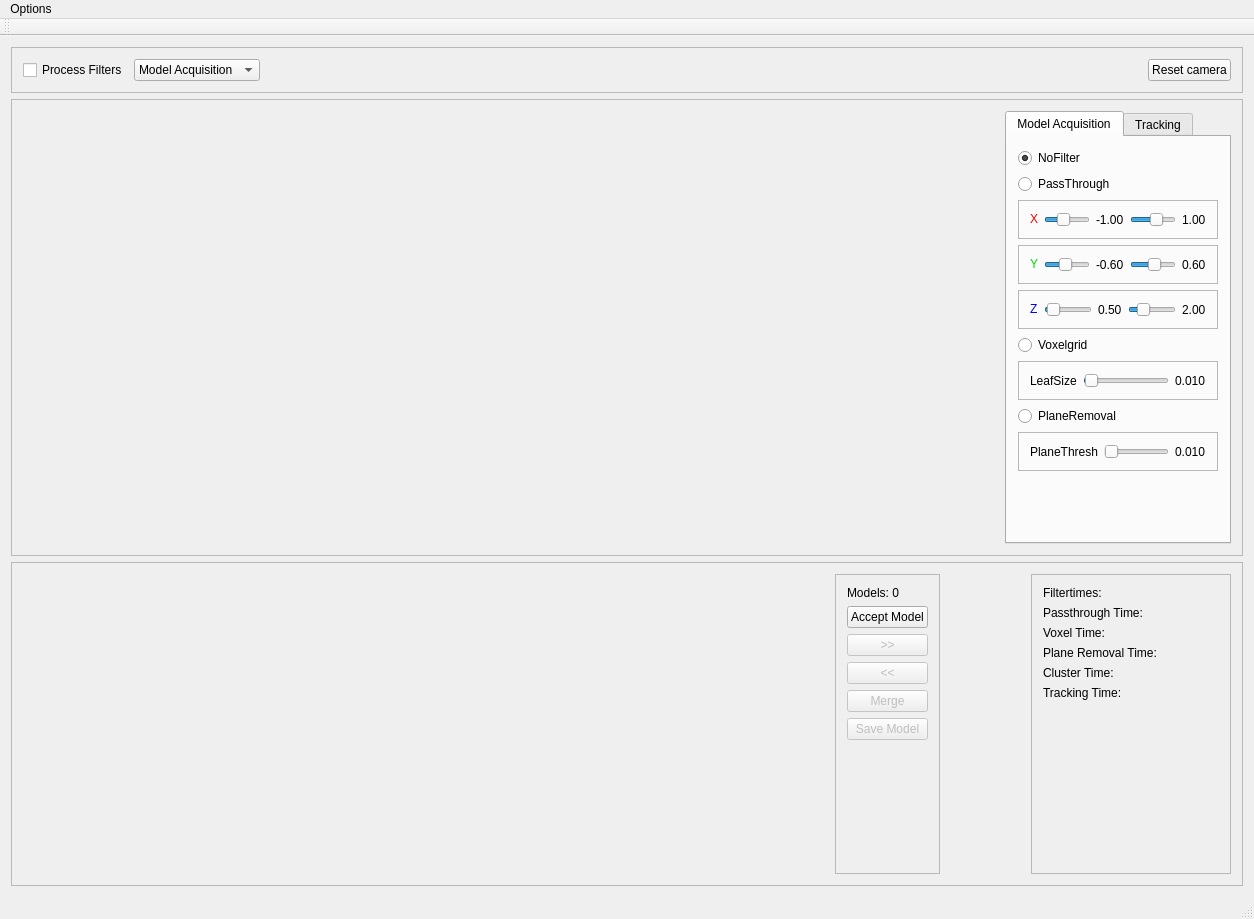
<?xml version="1.0" encoding="UTF-8"?>
<ui version="4.0">
 <class>MainWindow</class>
 <widget class="QMainWindow" name="MainWindow">
  <property name="geometry">
   <rect>
    <x>0</x>
    <y>0</y>
    <width>1254</width>
    <height>919</height>
   </rect>
  </property>
  <property name="windowTitle">
   <string>Dynmap - Mapping dynamic objects</string>
  </property>
  <widget class="QWidget" name="centralWidget">
   <layout class="QVBoxLayout" name="verticalLayout">
    <item>
     <widget class="QFrame" name="frame">
      <property name="sizePolicy">
       <sizepolicy hsizetype="Preferred" vsizetype="Fixed">
        <horstretch>0</horstretch>
        <verstretch>0</verstretch>
       </sizepolicy>
      </property>
      <property name="frameShape">
       <enum>QFrame::StyledPanel</enum>
      </property>
      <property name="frameShadow">
       <enum>QFrame::Raised</enum>
      </property>
      <layout class="QHBoxLayout" name="horizontalLayout">
       <item>
        <widget class="QCheckBox" name="capturingCheckBox">
         <property name="text">
          <string>Process Filters</string>
         </property>
         <property name="checked">
          <bool>false</bool>
         </property>
        </widget>
       </item>
       <item>
        <widget class="QComboBox" name="modeComboBox">
         <property name="currentIndex">
          <number>0</number>
         </property>
         <property name="maxVisibleItems">
          <number>2</number>
         </property>
         <property name="sizeAdjustPolicy">
          <enum>QComboBox::AdjustToContents</enum>
         </property>
         <item>
          <property name="text">
           <string>Model Acquisition</string>
          </property>
         </item>
         <item>
          <property name="text">
           <string>Performance</string>
          </property>
         </item>
        </widget>
       </item>
       <item>
        <spacer name="horizontalSpacer">
         <property name="orientation">
          <enum>Qt::Horizontal</enum>
         </property>
         <property name="sizeHint" stdset="0">
          <size>
           <width>40</width>
           <height>20</height>
          </size>
         </property>
        </spacer>
       </item>
       <item>
        <widget class="QPushButton" name="resetCamera">
         <property name="text">
          <string>Reset camera</string>
         </property>
        </widget>
       </item>
      </layout>
     </widget>
    </item>
    <item>
     <widget class="QFrame" name="pclFrame">
      <property name="sizePolicy">
       <sizepolicy hsizetype="Expanding" vsizetype="Expanding">
        <horstretch>0</horstretch>
        <verstretch>0</verstretch>
       </sizepolicy>
      </property>
      <property name="frameShape">
       <enum>QFrame::StyledPanel</enum>
      </property>
      <property name="frameShadow">
       <enum>QFrame::Raised</enum>
      </property>
      <layout class="QHBoxLayout" name="horizontalLayout_3">
       <item>
        <widget class="QVTKWidget" name="pclView">
         <property name="sizePolicy">
          <sizepolicy hsizetype="Expanding" vsizetype="Expanding">
           <horstretch>0</horstretch>
           <verstretch>0</verstretch>
          </sizepolicy>
         </property>
         <property name="autoFillBackground">
          <bool>true</bool>
         </property>
        </widget>
       </item>
       <item>
        <widget class="QTabWidget" name="filterControlTabWidget">
         <property name="sizePolicy">
          <sizepolicy hsizetype="Minimum" vsizetype="Expanding">
           <horstretch>0</horstretch>
           <verstretch>0</verstretch>
          </sizepolicy>
         </property>
         <property name="minimumSize">
          <size>
           <width>0</width>
           <height>0</height>
          </size>
         </property>
         <property name="currentIndex">
          <number>0</number>
         </property>
         <widget class="QWidget" name="filterControlTabWidgetPage1">
          <attribute name="title">
           <string>Model Acquisition</string>
          </attribute>
          <layout class="QVBoxLayout" name="verticalLayout_2">
           <item>
            <widget class="QRadioButton" name="noFilterRadioButton">
             <property name="text">
              <string>NoFilter</string>
             </property>
             <property name="checked">
              <bool>true</bool>
             </property>
             <attribute name="buttonGroup">
              <string notr="true">buttonGroup</string>
             </attribute>
            </widget>
           </item>
           <item>
            <widget class="QRadioButton" name="passThroughRadioButton">
             <property name="text">
              <string>PassThrough</string>
             </property>
             <attribute name="buttonGroup">
              <string notr="true">buttonGroup</string>
             </attribute>
            </widget>
           </item>
           <item>
            <widget class="QFrame" name="passXFrame">
             <property name="sizePolicy">
              <sizepolicy hsizetype="Minimum" vsizetype="Preferred">
               <horstretch>0</horstretch>
               <verstretch>0</verstretch>
              </sizepolicy>
             </property>
             <property name="minimumSize">
              <size>
               <width>200</width>
               <height>0</height>
              </size>
             </property>
             <property name="maximumSize">
              <size>
               <width>200</width>
               <height>16777215</height>
              </size>
             </property>
             <property name="frameShape">
              <enum>QFrame::StyledPanel</enum>
             </property>
             <property name="frameShadow">
              <enum>QFrame::Raised</enum>
             </property>
             <layout class="QHBoxLayout" name="horizontalLayout_4">
              <item>
               <widget class="QLabel" name="passXLabel">
                <property name="text">
                 <string>&lt;html&gt;&lt;head/&gt;&lt;body&gt;&lt;p&gt;&lt;span style=&quot; color:#ff0000;&quot;&gt;X&lt;/span&gt;&lt;/p&gt;&lt;/body&gt;&lt;/html&gt;</string>
                </property>
               </widget>
              </item>
              <item>
               <widget class="QSlider" name="passXMin">
                <property name="minimum">
                 <number>-500</number>
                </property>
                <property name="maximum">
                 <number>500</number>
                </property>
                <property name="value">
                 <number>-100</number>
                </property>
                <property name="sliderPosition">
                 <number>-100</number>
                </property>
                <property name="orientation">
                 <enum>Qt::Horizontal</enum>
                </property>
               </widget>
              </item>
              <item>
               <widget class="QLabel" name="passXMinValue">
                <property name="text">
                 <string>-1.00</string>
                </property>
               </widget>
              </item>
              <item>
               <widget class="QSlider" name="passXMax">
                <property name="minimum">
                 <number>-500</number>
                </property>
                <property name="maximum">
                 <number>500</number>
                </property>
                <property name="value">
                 <number>100</number>
                </property>
                <property name="orientation">
                 <enum>Qt::Horizontal</enum>
                </property>
               </widget>
              </item>
              <item>
               <widget class="QLabel" name="passXMaxValue">
                <property name="text">
                 <string>1.00</string>
                </property>
               </widget>
              </item>
             </layout>
            </widget>
           </item>
           <item>
            <widget class="QFrame" name="passYFrame">
             <property name="sizePolicy">
              <sizepolicy hsizetype="Minimum" vsizetype="Preferred">
               <horstretch>0</horstretch>
               <verstretch>0</verstretch>
              </sizepolicy>
             </property>
             <property name="minimumSize">
              <size>
               <width>200</width>
               <height>0</height>
              </size>
             </property>
             <property name="maximumSize">
              <size>
               <width>200</width>
               <height>16777215</height>
              </size>
             </property>
             <property name="frameShape">
              <enum>QFrame::StyledPanel</enum>
             </property>
             <property name="frameShadow">
              <enum>QFrame::Raised</enum>
             </property>
             <layout class="QHBoxLayout" name="horizontalLayout_5">
              <item>
               <widget class="QLabel" name="passYLabel">
                <property name="text">
                 <string>&lt;html&gt;&lt;head/&gt;&lt;body&gt;&lt;p&gt;&lt;span style=&quot; color:#00dd00;&quot;&gt;Y&lt;/span&gt;&lt;/p&gt;&lt;/body&gt;&lt;/html&gt;</string>
                </property>
               </widget>
              </item>
              <item>
               <widget class="QSlider" name="passYMin">
                <property name="minimum">
                 <number>-500</number>
                </property>
                <property name="maximum">
                 <number>500</number>
                </property>
                <property name="value">
                 <number>-60</number>
                </property>
                <property name="orientation">
                 <enum>Qt::Horizontal</enum>
                </property>
               </widget>
              </item>
              <item>
               <widget class="QLabel" name="passYMinValue">
                <property name="text">
                 <string>-0.60</string>
                </property>
               </widget>
              </item>
              <item>
               <widget class="QSlider" name="passYMax">
                <property name="minimum">
                 <number>-500</number>
                </property>
                <property name="maximum">
                 <number>500</number>
                </property>
                <property name="value">
                 <number>60</number>
                </property>
                <property name="orientation">
                 <enum>Qt::Horizontal</enum>
                </property>
               </widget>
              </item>
              <item>
               <widget class="QLabel" name="passYMaxValue">
                <property name="text">
                 <string>0.60</string>
                </property>
               </widget>
              </item>
             </layout>
            </widget>
           </item>
           <item>
            <widget class="QFrame" name="passZFrame">
             <property name="sizePolicy">
              <sizepolicy hsizetype="Minimum" vsizetype="Preferred">
               <horstretch>0</horstretch>
               <verstretch>0</verstretch>
              </sizepolicy>
             </property>
             <property name="minimumSize">
              <size>
               <width>200</width>
               <height>0</height>
              </size>
             </property>
             <property name="maximumSize">
              <size>
               <width>200</width>
               <height>16777215</height>
              </size>
             </property>
             <property name="frameShape">
              <enum>QFrame::StyledPanel</enum>
             </property>
             <property name="frameShadow">
              <enum>QFrame::Raised</enum>
             </property>
             <layout class="QHBoxLayout" name="horizontalLayout_6">
              <item>
               <widget class="QLabel" name="passZLabel">
                <property name="text">
                 <string>&lt;html&gt;&lt;head/&gt;&lt;body&gt;&lt;p&gt;&lt;span style=&quot; color:#0000ff;&quot;&gt;Z&lt;/span&gt;&lt;/p&gt;&lt;/body&gt;&lt;/html&gt;</string>
                </property>
               </widget>
              </item>
              <item>
               <widget class="QSlider" name="passZMin">
                <property name="maximum">
                 <number>800</number>
                </property>
                <property name="value">
                 <number>50</number>
                </property>
                <property name="orientation">
                 <enum>Qt::Horizontal</enum>
                </property>
               </widget>
              </item>
              <item>
               <widget class="QLabel" name="passZMinValue">
                <property name="text">
                 <string>0.50</string>
                </property>
               </widget>
              </item>
              <item>
               <widget class="QSlider" name="passZMax">
                <property name="maximum">
                 <number>800</number>
                </property>
                <property name="value">
                 <number>200</number>
                </property>
                <property name="orientation">
                 <enum>Qt::Horizontal</enum>
                </property>
               </widget>
              </item>
              <item>
               <widget class="QLabel" name="passZMaxValue">
                <property name="text">
                 <string>2.00</string>
                </property>
               </widget>
              </item>
             </layout>
            </widget>
           </item>
           <item>
            <widget class="QRadioButton" name="voxelRadioButton">
             <property name="text">
              <string>Voxelgrid</string>
             </property>
             <attribute name="buttonGroup">
              <string notr="true">buttonGroup</string>
             </attribute>
            </widget>
           </item>
           <item>
            <widget class="QFrame" name="voxelLeafFrame">
             <property name="sizePolicy">
              <sizepolicy hsizetype="Minimum" vsizetype="Preferred">
               <horstretch>0</horstretch>
               <verstretch>0</verstretch>
              </sizepolicy>
             </property>
             <property name="minimumSize">
              <size>
               <width>200</width>
               <height>0</height>
              </size>
             </property>
             <property name="maximumSize">
              <size>
               <width>200</width>
               <height>16777215</height>
              </size>
             </property>
             <property name="frameShape">
              <enum>QFrame::StyledPanel</enum>
             </property>
             <property name="frameShadow">
              <enum>QFrame::Raised</enum>
             </property>
             <layout class="QHBoxLayout" name="horizontalLayout_7">
              <item>
               <widget class="QLabel" name="voxelLeafSizeLabel">
                <property name="text">
                 <string>LeafSize</string>
                </property>
               </widget>
              </item>
              <item>
               <widget class="QSlider" name="voxelLeafSize">
                <property name="minimum">
                 <number>2</number>
                </property>
                <property name="maximum">
                 <number>1000</number>
                </property>
                <property name="value">
                 <number>10</number>
                </property>
                <property name="orientation">
                 <enum>Qt::Horizontal</enum>
                </property>
               </widget>
              </item>
              <item>
               <widget class="QLabel" name="voxelLeafSizeValue">
                <property name="text">
                 <string>0.010</string>
                </property>
               </widget>
              </item>
             </layout>
            </widget>
           </item>
           <item>
            <widget class="QRadioButton" name="planeRemovalRadioButton">
             <property name="text">
              <string>PlaneRemoval</string>
             </property>
             <attribute name="buttonGroup">
              <string notr="true">buttonGroup</string>
             </attribute>
            </widget>
           </item>
           <item>
            <widget class="QFrame" name="planeThresholdFrame">
             <property name="sizePolicy">
              <sizepolicy hsizetype="Minimum" vsizetype="Preferred">
               <horstretch>0</horstretch>
               <verstretch>0</verstretch>
              </sizepolicy>
             </property>
             <property name="minimumSize">
              <size>
               <width>200</width>
               <height>0</height>
              </size>
             </property>
             <property name="maximumSize">
              <size>
               <width>200</width>
               <height>16777215</height>
              </size>
             </property>
             <property name="frameShape">
              <enum>QFrame::StyledPanel</enum>
             </property>
             <property name="frameShadow">
              <enum>QFrame::Raised</enum>
             </property>
             <layout class="QHBoxLayout" name="horizontalLayout_8">
              <item>
               <widget class="QLabel" name="planeThreshLabel">
                <property name="text">
                 <string>PlaneThresh</string>
                </property>
               </widget>
              </item>
              <item>
               <widget class="QSlider" name="planeThresh">
                <property name="minimum">
                 <number>1</number>
                </property>
                <property name="maximum">
                 <number>1000</number>
                </property>
                <property name="value">
                 <number>10</number>
                </property>
                <property name="orientation">
                 <enum>Qt::Horizontal</enum>
                </property>
               </widget>
              </item>
              <item>
               <widget class="QLabel" name="planeThreshValue">
                <property name="text">
                 <string>0.010</string>
                </property>
               </widget>
              </item>
             </layout>
            </widget>
           </item>
           <item>
            <spacer name="verticalSpacer_3">
             <property name="orientation">
              <enum>Qt::Vertical</enum>
             </property>
             <property name="sizeHint" stdset="0">
              <size>
               <width>20</width>
               <height>40</height>
              </size>
             </property>
            </spacer>
           </item>
          </layout>
         </widget>
         <widget class="QWidget" name="filterControlTabWidgetPage2">
          <attribute name="title">
           <string>Tracking</string>
          </attribute>
          <layout class="QVBoxLayout" name="verticalLayout_5">
           <item>
            <widget class="QLabel" name="trackVoxelLabel">
             <property name="text">
              <string>Voxelgrid</string>
             </property>
            </widget>
           </item>
           <item>
            <widget class="QFrame" name="trackLeafFrame">
             <property name="frameShape">
              <enum>QFrame::StyledPanel</enum>
             </property>
             <property name="frameShadow">
              <enum>QFrame::Raised</enum>
             </property>
             <layout class="QHBoxLayout" name="horizontalLayout_9">
              <item>
               <widget class="QLabel" name="trackLeafLabel">
                <property name="text">
                 <string>Leafsize</string>
                </property>
               </widget>
              </item>
              <item>
               <widget class="QSlider" name="trackLeafSize">
                <property name="minimum">
                 <number>2</number>
                </property>
                <property name="maximum">
                 <number>1000</number>
                </property>
                <property name="value">
                 <number>20</number>
                </property>
                <property name="orientation">
                 <enum>Qt::Horizontal</enum>
                </property>
               </widget>
              </item>
              <item>
               <widget class="QLabel" name="trackLeafValue">
                <property name="text">
                 <string>0.020</string>
                </property>
               </widget>
              </item>
             </layout>
            </widget>
           </item>
           <item>
            <widget class="QLabel" name="trackerLabel">
             <property name="text">
              <string>Tracker</string>
             </property>
            </widget>
           </item>
           <item>
            <widget class="QFrame" name="chiFrame">
             <property name="frameShape">
              <enum>QFrame::StyledPanel</enum>
             </property>
             <property name="frameShadow">
              <enum>QFrame::Raised</enum>
             </property>
             <layout class="QHBoxLayout" name="horizontalLayout_11">
              <item>
               <widget class="QLabel" name="chiDeltaLabel">
                <property name="toolTip">
                 <string>&lt;html&gt;&lt;head/&gt;&lt;body&gt;&lt;p&gt;Probability of distance between K-L distance and MLE is less than epsilon&lt;/p&gt;&lt;/body&gt;&lt;/html&gt;</string>
                </property>
                <property name="text">
                 <string>Chi² delta</string>
                </property>
               </widget>
              </item>
              <item>
               <widget class="QSlider" name="chiDelta">
                <property name="minimum">
                 <number>1</number>
                </property>
                <property name="maximum">
                 <number>100</number>
                </property>
                <property name="value">
                 <number>99</number>
                </property>
                <property name="orientation">
                 <enum>Qt::Horizontal</enum>
                </property>
               </widget>
              </item>
              <item>
               <widget class="QLabel" name="chiDeltaValue">
                <property name="text">
                 <string>0.99</string>
                </property>
               </widget>
              </item>
             </layout>
            </widget>
           </item>
           <item>
            <widget class="QFrame" name="klEpsilonFrame">
             <property name="frameShape">
              <enum>QFrame::StyledPanel</enum>
             </property>
             <property name="frameShadow">
              <enum>QFrame::Raised</enum>
             </property>
             <layout class="QHBoxLayout" name="horizontalLayout_12">
              <item>
               <widget class="QLabel" name="epsilonLabel">
                <property name="toolTip">
                 <string>&lt;html&gt;&lt;head/&gt;&lt;body&gt;&lt;p&gt;Error between Kullback-Leibler distance and Maximum Likelihood Estimation&lt;/p&gt;&lt;/body&gt;&lt;/html&gt;</string>
                </property>
                <property name="text">
                 <string>KL epsilon</string>
                </property>
               </widget>
              </item>
              <item>
               <widget class="QSlider" name="epsilon">
                <property name="minimum">
                 <number>1</number>
                </property>
                <property name="maximum">
                 <number>100</number>
                </property>
                <property name="value">
                 <number>10</number>
                </property>
                <property name="orientation">
                 <enum>Qt::Horizontal</enum>
                </property>
               </widget>
              </item>
              <item>
               <widget class="QLabel" name="epsilonValue">
                <property name="text">
                 <string>0.10</string>
                </property>
               </widget>
              </item>
             </layout>
            </widget>
           </item>
           <item>
            <spacer name="verticalSpacer_4">
             <property name="orientation">
              <enum>Qt::Vertical</enum>
             </property>
             <property name="sizeHint" stdset="0">
              <size>
               <width>20</width>
               <height>40</height>
              </size>
             </property>
            </spacer>
           </item>
          </layout>
         </widget>
        </widget>
       </item>
      </layout>
     </widget>
    </item>
    <item>
     <widget class="QFrame" name="techViewFrame">
      <property name="sizePolicy">
       <sizepolicy hsizetype="Preferred" vsizetype="Fixed">
        <horstretch>0</horstretch>
        <verstretch>0</verstretch>
       </sizepolicy>
      </property>
      <property name="frameShape">
       <enum>QFrame::StyledPanel</enum>
      </property>
      <property name="frameShadow">
       <enum>QFrame::Raised</enum>
      </property>
      <layout class="QHBoxLayout" name="horizontalLayout_2">
       <item>
        <widget class="QLabel" name="rgbView">
         <property name="sizePolicy">
          <sizepolicy hsizetype="Fixed" vsizetype="Fixed">
           <horstretch>0</horstretch>
           <verstretch>0</verstretch>
          </sizepolicy>
         </property>
         <property name="minimumSize">
          <size>
           <width>400</width>
           <height>300</height>
          </size>
         </property>
         <property name="text">
          <string/>
         </property>
        </widget>
       </item>
       <item>
        <widget class="QVTKWidget" name="projectorView">
         <property name="sizePolicy">
          <sizepolicy hsizetype="Fixed" vsizetype="Fixed">
           <horstretch>0</horstretch>
           <verstretch>0</verstretch>
          </sizepolicy>
         </property>
         <property name="minimumSize">
          <size>
           <width>400</width>
           <height>300</height>
          </size>
         </property>
        </widget>
       </item>
       <item>
        <widget class="QFrame" name="modelControlFrame">
         <property name="sizePolicy">
          <sizepolicy hsizetype="Preferred" vsizetype="Minimum">
           <horstretch>0</horstretch>
           <verstretch>0</verstretch>
          </sizepolicy>
         </property>
         <property name="minimumSize">
          <size>
           <width>0</width>
           <height>300</height>
          </size>
         </property>
         <property name="frameShape">
          <enum>QFrame::StyledPanel</enum>
         </property>
         <property name="frameShadow">
          <enum>QFrame::Raised</enum>
         </property>
         <layout class="QVBoxLayout" name="verticalLayout_4">
          <item>
           <widget class="QLabel" name="modelCountLabel">
            <property name="text">
             <string>Models: 0</string>
            </property>
           </widget>
          </item>
          <item>
           <widget class="QPushButton" name="acceptModelButton">
            <property name="enabled">
             <bool>true</bool>
            </property>
            <property name="text">
             <string>Accept Model</string>
            </property>
           </widget>
          </item>
          <item>
           <widget class="QPushButton" name="nextModelButton">
            <property name="enabled">
             <bool>false</bool>
            </property>
            <property name="text">
             <string>&gt;&gt;</string>
            </property>
           </widget>
          </item>
          <item>
           <widget class="QPushButton" name="previousModelButton">
            <property name="enabled">
             <bool>false</bool>
            </property>
            <property name="text">
             <string>&lt;&lt;</string>
            </property>
           </widget>
          </item>
          <item>
           <widget class="QPushButton" name="mergeModelsButton">
            <property name="enabled">
             <bool>false</bool>
            </property>
            <property name="text">
             <string>Merge</string>
            </property>
           </widget>
          </item>
          <item>
           <widget class="QPushButton" name="saveModelButton">
            <property name="enabled">
             <bool>false</bool>
            </property>
            <property name="text">
             <string>Save Model</string>
            </property>
           </widget>
          </item>
          <item>
           <spacer name="verticalSpacer">
            <property name="orientation">
             <enum>Qt::Vertical</enum>
            </property>
            <property name="sizeHint" stdset="0">
             <size>
              <width>20</width>
              <height>40</height>
             </size>
            </property>
           </spacer>
          </item>
         </layout>
        </widget>
       </item>
       <item>
        <spacer name="horizontalSpacer_2">
         <property name="orientation">
          <enum>Qt::Horizontal</enum>
         </property>
         <property name="sizeHint" stdset="0">
          <size>
           <width>40</width>
           <height>20</height>
          </size>
         </property>
        </spacer>
       </item>
       <item>
        <widget class="QFrame" name="timeInfoFrame">
         <property name="sizePolicy">
          <sizepolicy hsizetype="Minimum" vsizetype="Minimum">
           <horstretch>0</horstretch>
           <verstretch>0</verstretch>
          </sizepolicy>
         </property>
         <property name="minimumSize">
          <size>
           <width>200</width>
           <height>300</height>
          </size>
         </property>
         <property name="frameShape">
          <enum>QFrame::StyledPanel</enum>
         </property>
         <property name="frameShadow">
          <enum>QFrame::Raised</enum>
         </property>
         <layout class="QVBoxLayout" name="verticalLayout_3">
          <item>
           <widget class="QLabel" name="timeHeading">
            <property name="text">
             <string>Filtertimes:</string>
            </property>
           </widget>
          </item>
          <item>
           <widget class="QLabel" name="passTimeLabel">
            <property name="text">
             <string>Passthrough Time:</string>
            </property>
           </widget>
          </item>
          <item>
           <widget class="QLabel" name="voxelTimeLabel">
            <property name="text">
             <string>Voxel Time:</string>
            </property>
           </widget>
          </item>
          <item>
           <widget class="QLabel" name="planeTimeLabel">
            <property name="text">
             <string>Plane Removal Time:</string>
            </property>
           </widget>
          </item>
          <item>
           <widget class="QLabel" name="clusterTimeLabel">
            <property name="text">
             <string>Cluster Time:</string>
            </property>
           </widget>
          </item>
          <item>
           <widget class="QLabel" name="trackingTimeLabel">
            <property name="text">
             <string>Tracking Time:</string>
            </property>
           </widget>
          </item>
          <item>
           <spacer name="verticalSpacer_2">
            <property name="orientation">
             <enum>Qt::Vertical</enum>
            </property>
            <property name="sizeHint" stdset="0">
             <size>
              <width>20</width>
              <height>40</height>
             </size>
            </property>
           </spacer>
          </item>
         </layout>
        </widget>
       </item>
      </layout>
     </widget>
    </item>
   </layout>
  </widget>
  <widget class="QMenuBar" name="menuBar">
   <property name="geometry">
    <rect>
     <x>0</x>
     <y>0</y>
     <width>1254</width>
     <height>25</height>
    </rect>
   </property>
   <widget class="QMenu" name="menuOptions">
    <property name="title">
     <string>Options</string>
    </property>
    <addaction name="actionShow_Camera_Position"/>
    <addaction name="actionShow_Projector_Position"/>
   </widget>
   <addaction name="menuOptions"/>
  </widget>
  <widget class="QToolBar" name="mainToolBar">
   <attribute name="toolBarArea">
    <enum>TopToolBarArea</enum>
   </attribute>
   <attribute name="toolBarBreak">
    <bool>false</bool>
   </attribute>
  </widget>
  <widget class="QStatusBar" name="statusBar"/>
  <action name="actionShow_Camera_Position">
   <property name="checkable">
    <bool>true</bool>
   </property>
   <property name="checked">
    <bool>true</bool>
   </property>
   <property name="text">
    <string>Show Camera Position</string>
   </property>
  </action>
  <action name="actionShow_Projector_Position">
   <property name="checkable">
    <bool>true</bool>
   </property>
   <property name="checked">
    <bool>true</bool>
   </property>
   <property name="text">
    <string>Show Projector Position</string>
   </property>
  </action>
 </widget>
 <layoutdefault spacing="6" margin="11"/>
 <customwidgets>
  <customwidget>
   <class>QVTKWidget</class>
   <extends>QWidget</extends>
   <header>QVTKWidget.h</header>
  </customwidget>
 </customwidgets>
 <resources/>
 <connections/>
 <buttongroups>
  <buttongroup name="buttonGroup"/>
 </buttongroups>
</ui>
